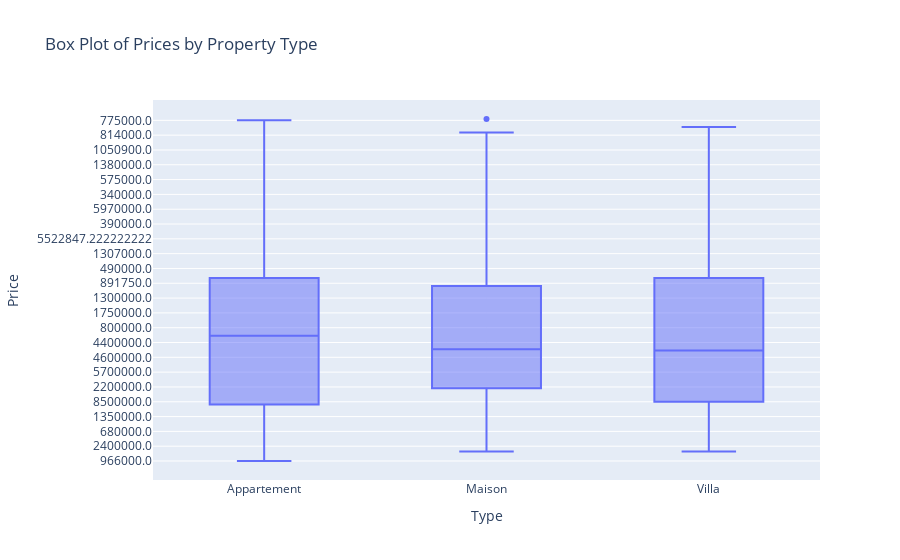

The notebook cell saved with this chart:
### Code cell
fig5 = px.box(data1, x='Type', y='Price', title='Box Plot of Prices by Property Type')
fig5.show()

### Figure 1 — Plotly figure (JSON) as saved in the notebook; plotly's stock layout.template omitted (floating-point values rounded to 4 significant figures; data arrays with more than 128 entries replaced by an {"elided": "..."} marker saying what was removed)
{"data": [{"alignmentgroup": "True", "hovertemplate": "Type=%{x}<br>Price=%{y}<extra></extra>", "legendgroup": "", "marker": {"color": "#636efa"}, "name": "", "notched": false, "offsetgroup": "", "orientation": "v", "showlegend": false, "type": "box", "x": {"elided": "759 str values"}, "x0": " ", "xaxis": "x", "y": {"elided": "759 str values"}, "y0": " ", "yaxis": "y"}], "layout": {"boxmode": "group", "legend": {"tracegroupgap": 0}, "title": {"text": "Box Plot of Prices by Property Type"}, "xaxis": {"anchor": "y", "domain": [0, 1], "title": {"text": "Type"}}, "yaxis": {"anchor": "x", "domain": [0, 1], "title": {"text": "Price"}}}}
